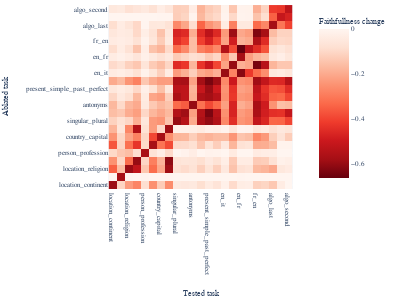

Notebook code for this chart:
### Code cell
import numpy as np 

# task_names = [x for x in task_names if x not in ["person_profession", "football_player_position"]]
heatmap_data = np.zeros((len(task_names), len(task_names)))


for i, first_task in enumerate(task_names):
    _faith = result_dict[(first_task, first_task)]["faithfullness"]
    print(
        first_task, max(_faith)
    )
    idx = [i for i, x in enumerate(_faith) if x > 0.4][0]
    for j, second_task in enumerate(task_names):
        if first_task == second_task:
            faith = _faith
        else:
            faith = result_dict[(first_task, second_task)]["faithfullness"]
        heatmap_data[i, j] = faith[idx]

heatmap_data = np.flip(heatmap_data, axis=0)

fig = px.imshow(heatmap_data - 1, x=task_names, y=task_names[::-1], color_continuous_scale="Reds_r", width=800,  height=600, 
                labels=dict(x="Tested task", y="Ablated task", color="Faithfullness change"), zmax=0)

fig.update_layout(width =400, height=300, 
                font_family="Serif", font_size=7, 
                margin_l=5, margin_t=5, margin_b=5, margin_r=5)

import plotly.io as pio

pio.kaleido.scope.mathjax = None
pio.write_image(fig, "micrlhf-progress/images/circuit-ablation-new.pdf", width =400, height=300)
pio.write_image(fig, "micrlhf-progress/images/circuit-ablation-new.pdf", width =400, height=300)

fig

### Figure 1 — Plotly figure (JSON) as saved in the notebook; plotly's stock layout.template omitted (floating-point values rounded to 4 significant figures; data arrays with more than 128 entries replaced by an {"elided": "..."} marker saying what was removed)
{"data": [{"coloraxis": "coloraxis", "hovertemplate": "Tested task: %{x}<br>Ablated task: %{y}<br>Faithfullness change: %{z}<extra></extra>", "name": "0", "type": "heatmap", "x": ["location_continent", "football_player_position", "location_religion", "location_language", "person_profession", "location_country", "country_capital", "person_language", "singular_plural", "present_simple_past_simple", "antonyms", "plural_singular", "present_simple_past_perfect", "present_simple_gerund", "en_it", "it_en", "en_fr", "en_es", "fr_en", "es_en", "algo_last", "algo_first", "algo_second"], "xaxis": "x", "y": ["algo_second", "algo_first", "algo_last", "es_en", "fr_en", "en_es", "en_fr", "it_en", "en_it", "present_simple_gerund", "present_simple_past_perfect", "plural_singular", "antonyms", "present_simple_past_simple", "singular_plural", "person_language", "country_capital", "location_country", "person_profession", "location_language", "location_religion", "football_player_position", "location_continent"], "yaxis": "y", "z": {"elided": "23x23 float values"}}], "layout": {"coloraxis": {"cmax": 0, "cmin": -0.6631, "colorbar": {"title": {"text": "Faithfullness change"}}, "colorscale": [[0, "rgb(103,0,13)"], [0.125, "rgb(165,15,21)"], [0.25, "rgb(203,24,29)"], [0.375, "rgb(239,59,44)"], [0.5, "rgb(251,106,74)"], [0.625, "rgb(252,146,114)"], [0.75, "rgb(252,187,161)"], [0.875, "rgb(254,224,210)"], [1, "rgb(255,245,240)"]]}, "font": {"family": "Serif", "size": 7}, "height": 300, "margin": {"b": 5, "l": 5, "r": 5, "t": 5}, "width": 400, "xaxis": {"anchor": "y", "constrain": "domain", "domain": [0, 1], "scaleanchor": "y", "title": {"text": "Tested task"}}, "yaxis": {"anchor": "x", "autorange": "reversed", "constrain": "domain", "domain": [0, 1], "title": {"text": "Ablated task"}}}}
